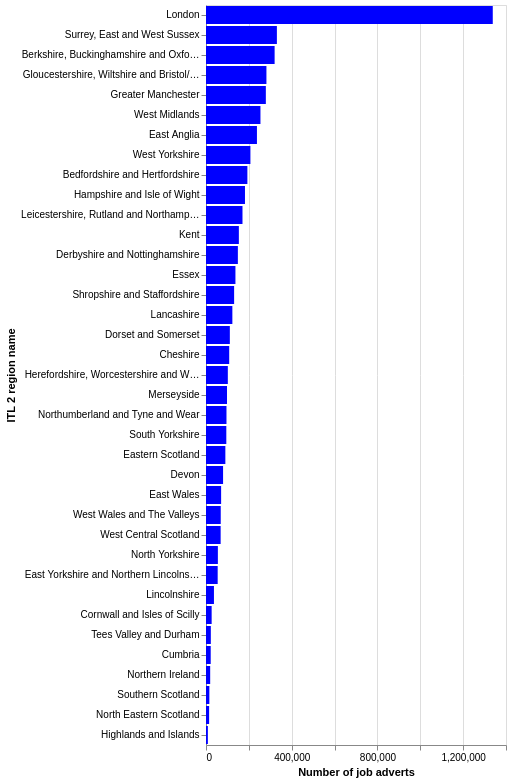

Notebook code for this chart:
### Code cell
alt.Chart(
    itl2_aggregated_data.sort_values(by="num_job_ads", ascending=False)
         ).mark_bar(color='blue').encode(
    x=alt.X('num_job_ads', title="Number of job adverts"),
    y = alt.Y("itl_name", title="ITL 2 region name", sort=None),
    tooltip=[
        alt.Tooltip("itl_name", title="Region"),
        alt.Tooltip("num_job_ads", title="Number of job adverts"),
        alt.Tooltip("prop_job_ads", title="Percentage of job adverts", format=".2%"),   
    ]  
)
